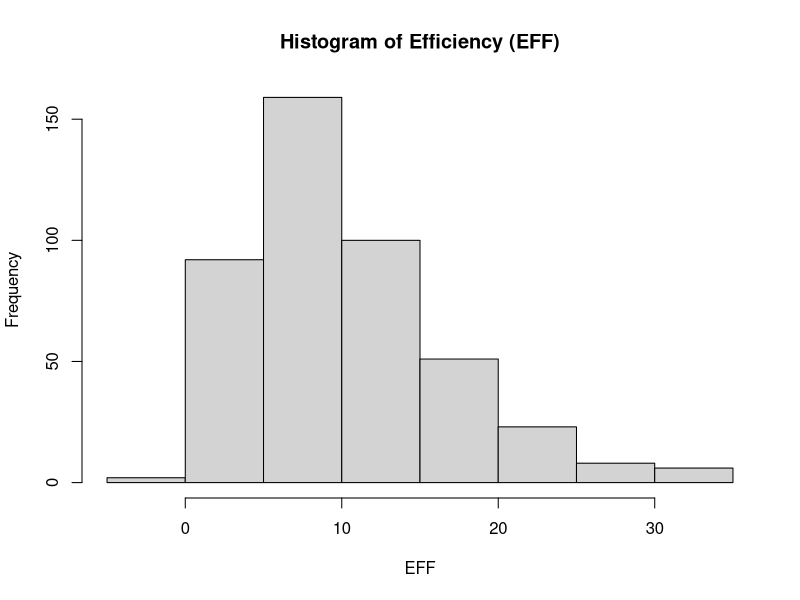
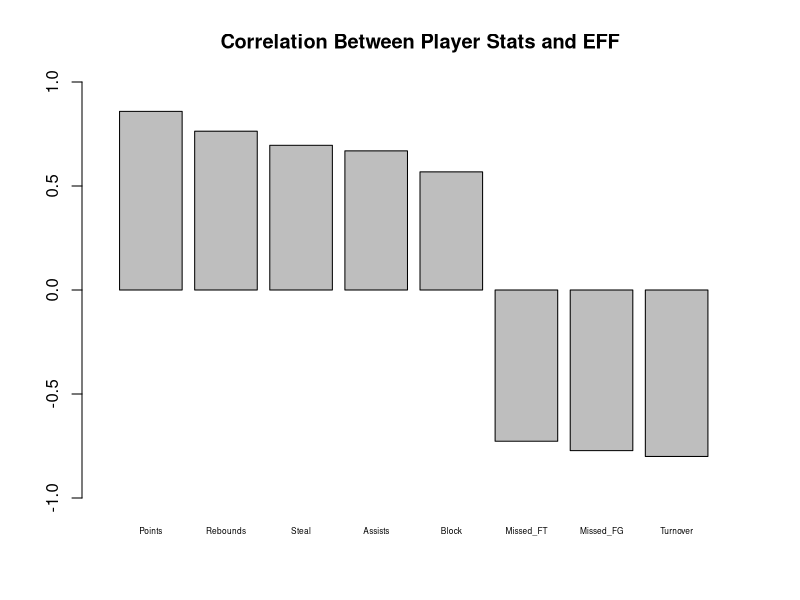
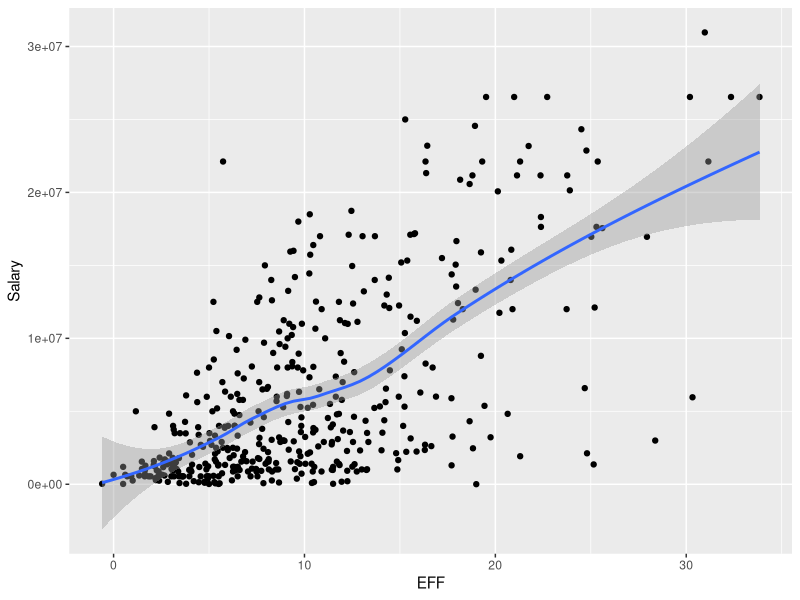
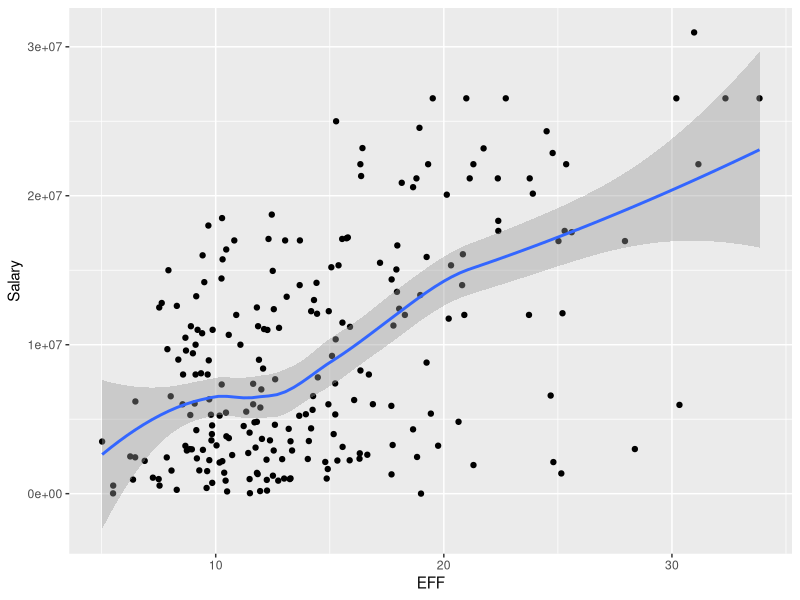

Reproduce these figures in R, in order.
## ---- chunk 1
# load packages
library(ggplot2)
library(readr)
library(dplyr)
## ---- chunk 2
dat1 <- read.csv('../data/nba2017-player-statistics.csv', 
                 stringsAsFactors = FALSE,
                 colClasses = c("character", "character", "factor", "character", 
                                "double", rep("integer", 19))
              )
str(dat1)
## ---- chunk 3
dat2 <- read_csv('../data/nba2017-player-statistics.csv', col_types = list(
                   Player = col_character(),
                   Team = col_character(),
                   Position = col_factor(c("C", "PF", "PG", "SF", "SG")),
                   Experience = col_character(),
                   Salary = col_double(),
                   Rank = col_integer(),
                   Age = col_integer(),
                   GP = col_integer(),
                   GS = col_integer(),
                   MIN = col_integer(),
                   FGM = col_integer(),
                   FGA = col_integer(),
                   Points3 = col_integer(),
                   Points3_atts = col_integer(),
                   Points2 = col_integer(),
                   Points2_atts = col_integer(),
                   FTM = col_integer(),
                   FTA = col_integer(),
                   OREB = col_integer(),
                   DREB = col_integer(),
                   AST = col_integer(),
                   STL = col_integer(),
                   BLK = col_integer(),
                   TO = col_integer()
                   )
                 )
                  
str(dat2)
## ---- chunk 4
dat1$Experience[dat1$Experience == "R"] <- "0"
dat1$Experience <- as.integer(dat1$Experience)
## ---- chunk 5
# Adding EFF Column
dat1 <- mutate(dat1, "Missed_FG" = FGA - FGM, "Missed_FT" = FTA - FTM, "PTS" = Points2*2 + Points3*3 + FTM, REB = OREB + DREB, "MPG" = MIN/GP) 
dat1 <- mutate(dat1, "EFF" = (PTS + REB + AST + STL + BLK - Missed_FG - Missed_FT - TO) / GP)
summary(dat1$EFF)

# Making histogram
hist(dat1$EFF, xlab = "EFF", ylab = "Frequency", main = "Histogram of Efficiency (EFF)")

# Displaying player name, team, salary, and EFF value of the top-10 players in decreasing order
slice(arrange(select(dat1, Player, Team, Salary, EFF), desc(EFF)), 1:10)

# Names of players that have negative EFF
select(filter(dat1, EFF < 0), Player)

# Using cor() to compute the correlation coefficients between EFF and all the variables used in the EFF formula

PTS_cor <- cor(dat1$PTS, dat1$EFF)
REB_cor <- cor(dat1$REB, dat1$EFF)
AST_cor <- cor(dat1$AST, dat1$EFF)
STL_cor <- cor(dat1$STL, dat1$EFF)
BLK_cor <- cor(dat1$BLK, dat1$EFF)
Missed_FG_cor <- cor(dat1$Missed_FG, dat1$EFF) * -1
Missed_FT_cor <- cor(dat1$Missed_FT, dat1$EFF) * -1 
TO_cor <- cor(dat1$TO, dat1$EFF) * -1
core_data_frame <- data.frame(
  correlations = c('Points', 'Rebounds', 'Assists', 'Steal', 'Block', 'Missed_FG', 'Missed_FT', 'Turnover'),
  values = c(PTS_cor, REB_cor, AST_cor, STL_cor, BLK_cor, Missed_FG_cor, Missed_FT_cor, TO_cor)
)
core_data_frame <- arrange(core_data_frame, desc(core_data_frame$values))
barplot(core_data_frame$values, names.arg = core_data_frame$correlations, main = "Correlation Between Player Stats and EFF", width = 1, xlim = c(0,10), cex.names = 0.5, ylim = c(-1, 1))
## ---- chunk 6
# Creating scatterplot of data frame, dat1, between Efficiency and Salary
ggplot(data = dat1, aes(x = EFF, y = Salary), xlab = Efficiency, ylab = Salary) +
  geom_point() +
  geom_smooth(method = loess)

# Linear Correlation Coefficient between Salary and Efficiency
cor(dat1$EFF, dat1$Salary)

# Taking a look at more established players and their salaries
players2 <- filter(dat1, MPG >= 20)
## ---- chunk 7
# Creating scatterplot of data frame, players2, between Efficiency and Salary
ggplot(data = players2, aes(x = EFF, y = Salary), xlab = Efficiency, ylab = Salary) +
  geom_point() +
  geom_smooth(method = loess)

# Linear Correlation Coefficient between Salary and Efficiency
cor(players2$EFF, players2$Salary)
